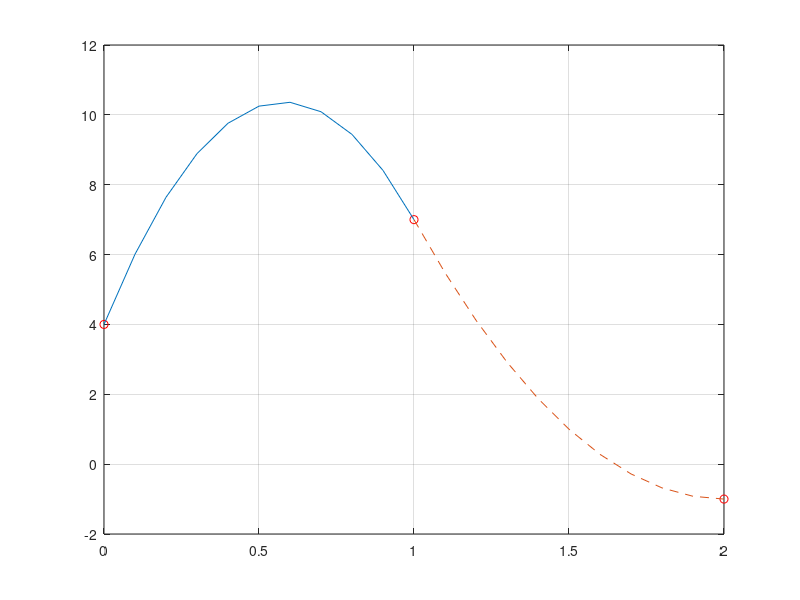

MATLAB code to generate this figure:
x=[0 1 2]; y=[4 7 -1]; % сетка функции x и y 

% формировать систем уравнении для отрезка внутри сетки 
a=[1 -1 0 0; 0 0 1 -1; 0 -1 -2 1; 0 0 0 1]; 
b=[-3;8;0;0]; 
c=[7 -1]; 

aa=a\b; % решение системы 
z0=0:.1:1; 
z1=1:.1:2; 

% уравнения функции для каждого отрезка 
y0=@(z)aa(1)*(z-x(2)).^2+aa(2)*(z-x(2))+c(1); 
y1=@(z)aa(3)*(z-x(3)).^2+aa(4)*(z-x(3))+c(2); 
 
% изобразить сеточную функцию и графики кусочно-параболической интерполяции 
figure(1), plot(x,y,'or'), grid, hold on 
plot(z0, y0(z0), z1, y1(z1), '--'), hold off 
